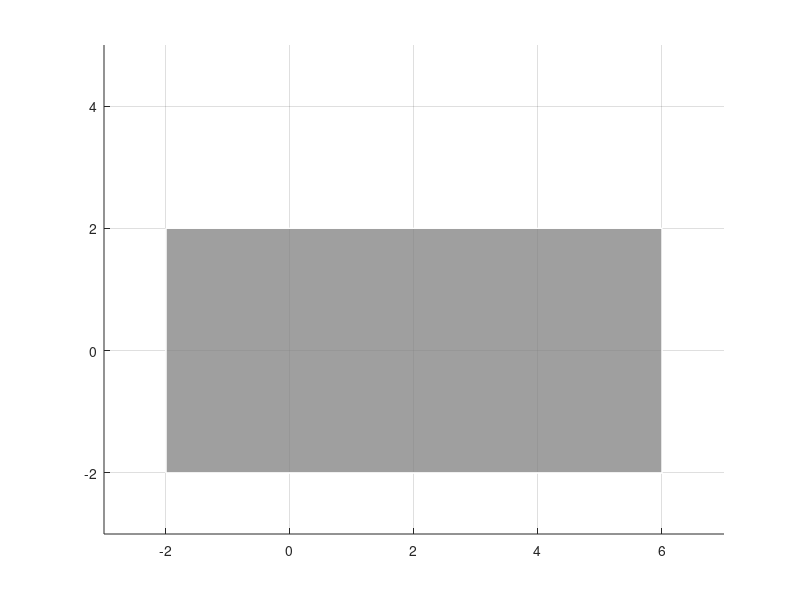

Recreate this plot in MATLAB.
%shape vertices
a = [-2 -2 -2;
	-2 2 -2;
	6 2 -2;
	6 -2 -2;
	-2 -2 2;
	-2 2 2;
	6 2 2;
	6 -2 2];
%shape faces (numbers in each row repersents vertices of face)
b = [1 2 6 5;
	2 3 7 6;
	3 4 8 7;
	4 1 5 8;
	1 2 3 4;
	5 6 7 8];

%create cube patch
p1 = patch('faces',b,...
		'vertices',a,...
		'facecolor',[.5 .5 .5],...
		'edgecolor',[1,1,1],...
		'facealpha',0.5);
	
	view(2)
	axis([-3 7 -3 5 -3 5])
	grid on